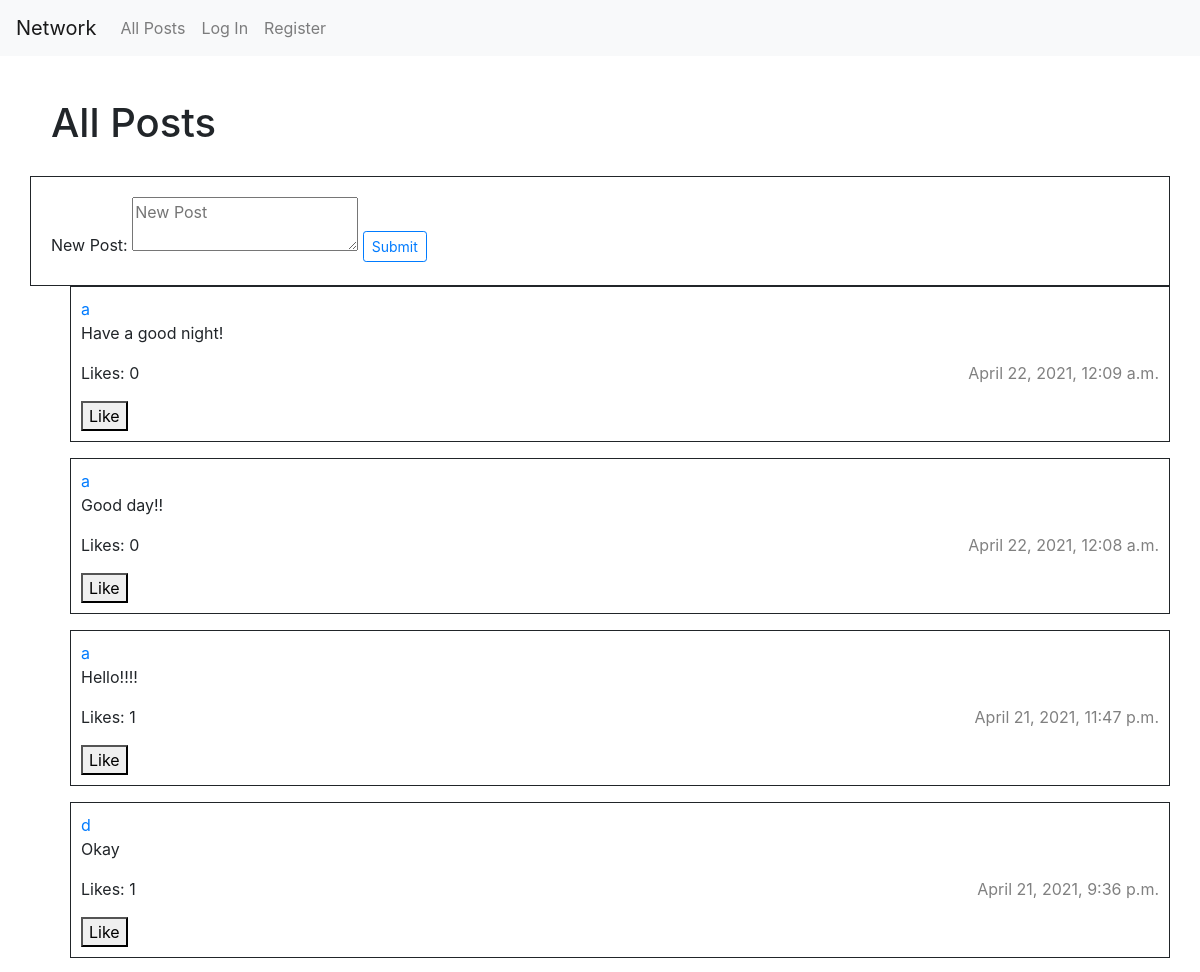
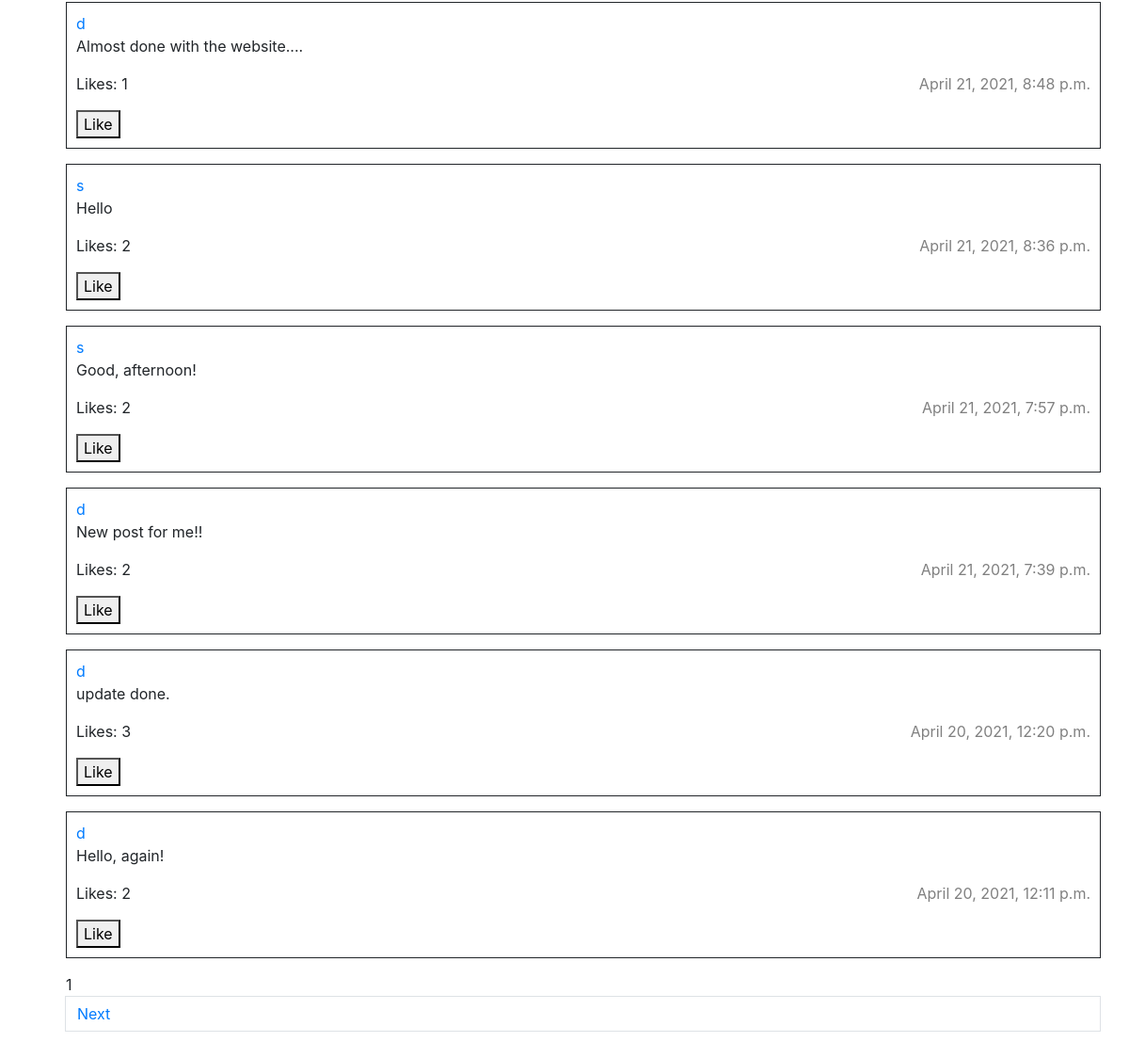
Page /post/0 on the committed database (2 pictures, top to bottom).
### network/models.py (models this page shows, shortened)
class Post(models.Model):
    author = models.ForeignKey("User", on_delete=models.PROTECT, related_name="posted")
    body = models.TextField(blank=True)
    timestamp = models.DateTimeField(auto_now_add=True)

class User(AbstractUser):
    pass

### network/views.py (the view)
# urls.py: path("post/<int:user_id>", views.index, name="index"),
def index(request, user_id):
    following = True
    view = request.GET.get('view', 0)
    if view != 0:
        user_profile = 'Following Posts'
        try:
            follower = UserUser.objects.get(follower=view)
            following = follower.following.all()
            posts = Post.objects.none()
            for f in following:
                post = Post.objects.filter(author=f.id)
                posts = post | posts
        except ObjectDoesNotExist:
            return render(request, "network/error.html", {
                "error": "You are not following anyone"
            })
    elif user_id > 0:
        user_profile = User.objects.get(id=user_id)
        posts = Post.objects.filter(author=user_profile)
        f = request.user.followers.all()
        if not request.user.followers.filter(following=user_profile.id).exists():
            following = False
    else:
        user_profile = None
        posts = Post.objects.all()
    posts = posts.order_by("-timestamp").all()
    page_number = request.GET.get('page', 1)
    p = Paginator(posts, 10)
    return render(request, "network/index.html", {
        "user_profile": user_profile,
        "page": p.page(page_number),
        "user_profile": user_profile,
        "following": following,
        "like": like,
    })

### network/templates/network/index.html (shortened to what this page needs)
{% extends "network/layout.html" %}
{% load static %}
{% block body %}
    {% if user_profile == "Following Posts" %}
        <h1 class="alert">{{ user_profile }}</h1>
    {% else %}
        <h1 class="alert">All Posts</h1>
    {% endif %}
    <div id="newPost">
        <form>
            <label>New Post: </label>
            <textarea class="post_body" type="text" placeholder="New Post"></textarea>
            <input type="submit" class="btn btn-sm btn-outline-primary">
        </form>
    </div>
    {% for p in page %}
        <ul>
            <li class="post_item post_{{ p.id }}">
                    <a href="{% url 'index' p.author.id %}">{{ p.author }}</a>
                    <div class="edit_button_{{ p.id }}">
                        <p>{{ p.body }}</div> <span class="timestamp">{{ p.timestamp }}</span></p>
                    <p class="like_counter_{{ p.id }}">Likes: {{ p.likes.count }}</p>
                    {% if p.author.id != user.id %}
                        <button class="like_button" data-post="{{ p.id }}">Like</button>
                    {% endif %}
            </li>
        </ul>
    {% endfor %}
    <nav>
        <ul class="post_page">
                <li class="page_item active">
                    <span class="page_link">
                        {{ page.number }}
                    </span>
                </li>
            {% if page.has_next %}
                <li class="page_item">
                    <a class="page-link" href="?page={{ page.next_page_number }}">Next</a>
                </li>
            {% endif %}
        </ul>
    </nav>
{% endblock %}

### network/static/network/styles.css (style rules this page uses)
#newPost { border: solid 1px; padding: 20px; }
ul { list-style-type: none; }
.post_item { border: solid 1px; padding: 10px; }
.timestamp { float: right; color: gray; }

### rows in the picture
Post: author "a", body "Have a good night!", timestamp "April 22, 2021, 12:09 a.m.", likes.count "0"
Post: author "a", body "Good day!!", timestamp "April 22, 2021, 12:08 a.m.", likes.count "0"
Post: author "a", body "Hello!!!!", timestamp "April 21, 2021, 11:47 p.m.", likes.count "1"
Post: author "d", body "Okay", timestamp "April 21, 2021, 9:36 p.m.", likes.count "1"
Post: author "d", body "Almost done with the website....", timestamp "April 21, 2021, 8:48 p.m.", likes.count "1"
Post: author "s", body "Hello", timestamp "April 21, 2021, 8:36 p.m.", likes.count "2"
Post: author "s", body "Good, afternoon!", timestamp "April 21, 2021, 7:57 p.m.", likes.count "2"
Post: author "d", body "New post for me!!", timestamp "April 21, 2021, 7:39 p.m.", likes.count "2"
Post: author "d", body "update done.", timestamp "April 20, 2021, 12:20 p.m.", likes.count "3"
Post: author "d", body "Hello, again!", timestamp "April 20, 2021, 12:11 p.m.", likes.count "2"

### other values in the picture
{{ page.number }} "1"
